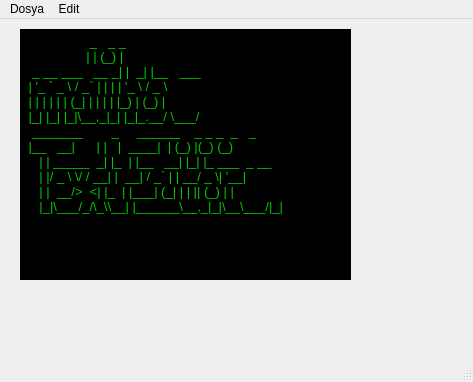
<?xml version="1.0" encoding="UTF-8"?>
<ui version="4.0">
 <class>MainWindow</class>
 <widget class="QMainWindow" name="MainWindow">
  <property name="geometry">
   <rect>
    <x>0</x>
    <y>0</y>
    <width>473</width>
    <height>382</height>
   </rect>
  </property>
  <property name="windowTitle">
   <string>MainWindow</string>
  </property>
  <property name="styleSheet">
   <string notr="true">Qwindow{
	background-color: black;
}</string>
  </property>
  <widget class="QWidget" name="centralwidget">
   <widget class="QWidget" name="verticalLayoutWidget">
    <property name="geometry">
     <rect>
      <x>20</x>
      <y>10</y>
      <width>331</width>
      <height>251</height>
     </rect>
    </property>
    <layout class="QVBoxLayout" name="verticalLayout_2">
     <item>
      <widget class="QTextEdit" name="textEdit">
       <property name="styleSheet">
        <string notr="true">QTextEdit{
	background-color:black;
	color:#00cc00;
}</string>
       </property>
       <property name="html">
        <string>&lt;!DOCTYPE HTML PUBLIC &quot;-//W3C//DTD HTML 4.0//EN&quot; &quot;http://www.w3.org/TR/REC-html40/strict.dtd&quot;&gt;
&lt;html&gt;&lt;head&gt;&lt;meta name=&quot;qrichtext&quot; content=&quot;1&quot; /&gt;&lt;style type=&quot;text/css&quot;&gt;
p, li { white-space: pre-wrap; }
&lt;/style&gt;&lt;/head&gt;&lt;body style=&quot; font-family:'Noto Sans'; font-size:10pt; font-weight:400; font-style:normal;&quot;&gt;
&lt;p style=&quot; margin-top:12px; margin-bottom:0px; margin-left:0px; margin-right:0px; -qt-block-indent:0; text-indent:0px;&quot;&gt;&lt;a name=&quot;maincontent&quot;&gt;&lt;/a&gt;&lt;span style=&quot; font-family:'Noto Mono';&quot;&gt; &lt;/span&gt;&lt;span style=&quot; font-family:'Noto Mono';&quot;&gt;                 _   _ _                          &lt;/span&gt;&lt;/p&gt;
&lt;p style=&quot; margin-top:0px; margin-bottom:0px; margin-left:0px; margin-right:0px; -qt-block-indent:0; text-indent:0px;&quot;&gt;&lt;span style=&quot; font-family:'Noto Mono';&quot;&gt;                 | | (_) |                         &lt;/span&gt;&lt;/p&gt;
&lt;p style=&quot; margin-top:0px; margin-bottom:0px; margin-left:0px; margin-right:0px; -qt-block-indent:0; text-indent:0px;&quot;&gt;&lt;span style=&quot; font-family:'Noto Mono';&quot;&gt;  _ __ ___   __ _| |  _| |__   ___                 &lt;/span&gt;&lt;/p&gt;
&lt;p style=&quot; margin-top:0px; margin-bottom:0px; margin-left:0px; margin-right:0px; -qt-block-indent:0; text-indent:0px;&quot;&gt;&lt;span style=&quot; font-family:'Noto Mono';&quot;&gt; | '_ ` _ \ / _` | | | | '_ \ / _ \                &lt;/span&gt;&lt;/p&gt;
&lt;p style=&quot; margin-top:0px; margin-bottom:0px; margin-left:0px; margin-right:0px; -qt-block-indent:0; text-indent:0px;&quot;&gt;&lt;span style=&quot; font-family:'Noto Mono';&quot;&gt; | | | | | | (_| | | | | |_) | (_) |               &lt;/span&gt;&lt;/p&gt;
&lt;p style=&quot; margin-top:0px; margin-bottom:0px; margin-left:0px; margin-right:0px; -qt-block-indent:0; text-indent:0px;&quot;&gt;&lt;span style=&quot; font-family:'Noto Mono';&quot;&gt; |_| |_| |_|\__,_|_| |_|_.__/ \___/                &lt;/span&gt;&lt;/p&gt;
&lt;p style=&quot; margin-top:0px; margin-bottom:0px; margin-left:0px; margin-right:0px; -qt-block-indent:0; text-indent:0px;&quot;&gt;&lt;span style=&quot; font-family:'Noto Mono';&quot;&gt;  _______        _     ______    _ _ _  _   _      &lt;/span&gt;&lt;/p&gt;
&lt;p style=&quot; margin-top:0px; margin-bottom:0px; margin-left:0px; margin-right:0px; -qt-block-indent:0; text-indent:0px;&quot;&gt;&lt;span style=&quot; font-family:'Noto Mono';&quot;&gt; |__   __|      | |   |  ____|  | (_) |(_) (_)     &lt;/span&gt;&lt;/p&gt;
&lt;p style=&quot; margin-top:0px; margin-bottom:0px; margin-left:0px; margin-right:0px; -qt-block-indent:0; text-indent:0px;&quot;&gt;&lt;span style=&quot; font-family:'Noto Mono';&quot;&gt;    | | _____  _| |_  | |__   __| |_| |_ ___  _ __ &lt;/span&gt;&lt;/p&gt;
&lt;p style=&quot; margin-top:0px; margin-bottom:0px; margin-left:0px; margin-right:0px; -qt-block-indent:0; text-indent:0px;&quot;&gt;&lt;span style=&quot; font-family:'Noto Mono';&quot;&gt;    | |/ _ \ \/ / __| |  __| / _` | | __/ _ \| '__|&lt;/span&gt;&lt;/p&gt;
&lt;p style=&quot; margin-top:0px; margin-bottom:0px; margin-left:0px; margin-right:0px; -qt-block-indent:0; text-indent:0px;&quot;&gt;&lt;span style=&quot; font-family:'Noto Mono';&quot;&gt;    | |  __/&amp;gt;  &amp;lt;| |_  | |___| (_| | | || (_) | |   &lt;/span&gt;&lt;/p&gt;
&lt;p style=&quot; margin-top:0px; margin-bottom:0px; margin-left:0px; margin-right:0px; -qt-block-indent:0; text-indent:0px;&quot;&gt;&lt;span style=&quot; font-family:'Noto Mono';&quot;&gt;    |_|\___/_/\_\\__| |______\__,_|_|\__\___/|_|   &lt;/span&gt;&lt;/p&gt;
&lt;p style=&quot; margin-top:0px; margin-bottom:0px; margin-left:0px; margin-right:0px; -qt-block-indent:0; text-indent:0px;&quot;&gt;&lt;span style=&quot; font-family:'Noto Mono';&quot;&gt;                                                   &lt;/span&gt;&lt;/p&gt;
&lt;p style=&quot; margin-top:0px; margin-bottom:12px; margin-left:0px; margin-right:0px; -qt-block-indent:0; text-indent:0px;&quot;&gt;&lt;span style=&quot; font-family:'Noto Mono';&quot;&gt;                                                   &lt;/span&gt;&lt;/p&gt;
&lt;p style=&quot;-qt-paragraph-type:empty; margin-top:0px; margin-bottom:0px; margin-left:0px; margin-right:0px; -qt-block-indent:0; text-indent:0px; font-family:'Noto Sans';&quot;&gt;&lt;br /&gt;&lt;/p&gt;&lt;/body&gt;&lt;/html&gt;</string>
       </property>
      </widget>
     </item>
    </layout>
   </widget>
  </widget>
  <widget class="QMenuBar" name="menubar">
   <property name="geometry">
    <rect>
     <x>0</x>
     <y>0</y>
     <width>473</width>
     <height>29</height>
    </rect>
   </property>
   <widget class="QMenu" name="menuDosya">
    <property name="title">
     <string>Dosya</string>
    </property>
    <addaction name="actionYeni"/>
    <addaction name="actionA"/>
    <addaction name="actionFarkl_Kaydet"/>
    <addaction name="actionPrint"/>
   </widget>
   <widget class="QMenu" name="menuEdit">
    <property name="title">
     <string>Edit</string>
    </property>
    <addaction name="actionKopyala"/>
    <addaction name="actionYap_t_r"/>
    <addaction name="actionKes"/>
    <addaction name="actionGeri_al"/>
    <addaction name="actionYeniden_yap"/>
   </widget>
   <addaction name="menuDosya"/>
   <addaction name="menuEdit"/>
  </widget>
  <widget class="QStatusBar" name="statusbar"/>
  <action name="actionYeni">
   <property name="text">
    <string>Yeni CTRL+N</string>
   </property>
   <property name="shortcut">
    <string>Ctrl+N</string>
   </property>
  </action>
  <action name="actionA">
   <property name="text">
    <string>Aç CTRL+T</string>
   </property>
   <property name="shortcut">
    <string>Ctrl+T</string>
   </property>
  </action>
  <action name="actionFarkl_Kaydet">
   <property name="text">
    <string>Farklı Kaydet CTRL+R</string>
   </property>
   <property name="shortcut">
    <string>Ctrl+R</string>
   </property>
  </action>
  <action name="actionPrint">
   <property name="text">
    <string>Print</string>
   </property>
  </action>
  <action name="actionKopyala">
   <property name="text">
    <string>Kopyala</string>
   </property>
  </action>
  <action name="actionYap_t_r">
   <property name="text">
    <string>Yapıştır</string>
   </property>
  </action>
  <action name="actionKes">
   <property name="text">
    <string>Kes</string>
   </property>
  </action>
  <action name="actionGeri_al">
   <property name="text">
    <string>Geri al</string>
   </property>
  </action>
  <action name="actionYeniden_yap">
   <property name="text">
    <string>Yeniden yap</string>
   </property>
  </action>
 </widget>
 <resources/>
 <connections/>
</ui>
